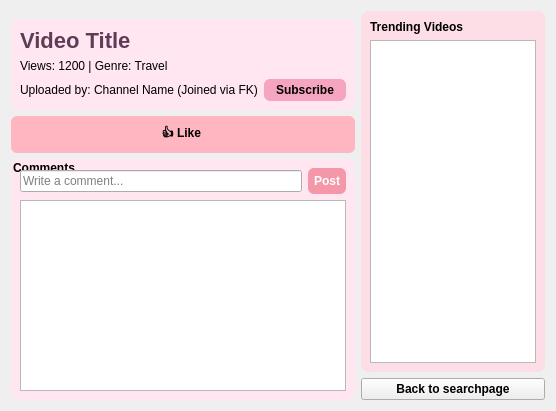
<?xml version="1.0" encoding="UTF-8"?>
<ui version="4.0">
 <class>VideoDetailsPage</class>
 <widget class="QWidget" name="VideoDetailsPage">
  <property name="geometry">
   <rect>
    <x>0</x>
    <y>0</y>
    <width>556</width>
    <height>411</height>
   </rect>
  </property>
  <property name="windowTitle">
   <string>Video Details - VibeTube</string>
  </property>
  <layout class="QHBoxLayout" name="mainLayout">
   <item>
    <layout class="QVBoxLayout" name="leftPanel" stretch="0,0,1">
     <item>
      <widget class="QGroupBox" name="groupVideoInfo">
       <property name="styleSheet">
        <string notr="true">QGroupBox { background-color: #ffe6f0; border-radius: 8px; margin-top: 8px;color: black;  }</string>
       </property>
       <property name="title">
        <string/>
       </property>
       <layout class="QVBoxLayout" name="videoInfoLayout">
        <item>
         <widget class="QLabel" name="lblTitle">
          <property name="styleSheet">
           <string notr="true">font-size: 22px; font-weight: bold; color: #5e3c58;</string>
          </property>
          <property name="text">
           <string>Video Title </string>
          </property>
         </widget>
        </item>
        <item>
         <widget class="QLabel" name="lblViews">
          <property name="text">
           <string>Views: 1200 | Genre: Travel</string>
          </property>
         </widget>
        </item>
        <item>
         <layout class="QHBoxLayout" name="uploaderLayout">
          <item>
           <widget class="QLabel" name="lblUploader">
            <property name="text">
             <string>Uploaded by: Channel Name (Joined via FK)</string>
            </property>
           </widget>
          </item>
          <item>
           <widget class="QPushButton" name="btnSubscribe">
            <property name="styleSheet">
             <string notr="true">background-color: #f6a5c0; padding: 4px 12px; border-radius: 6px; font-weight: bold;</string>
            </property>
            <property name="text">
             <string>Subscribe</string>
            </property>
           </widget>
          </item>
         </layout>
        </item>
       </layout>
      </widget>
     </item>
     <item>
      <layout class="QHBoxLayout" name="actionsLayout">
       <item>
        <widget class="QPushButton" name="btnLike">
         <property name="styleSheet">
          <string notr="true">background-color: #ffb6c1; padding: 8px 15px; border-radius: 6px; font-weight: bold;</string>
         </property>
         <property name="text">
          <string>👍 Like </string>
         </property>
        </widget>
       </item>
      </layout>
     </item>
     <item>
      <widget class="QGroupBox" name="groupComments">
       <property name="font">
        <font>
         <weight>75</weight>
         <bold>true</bold>
        </font>
       </property>
       <property name="styleSheet">
        <string notr="true">QGroupBox { background-color: #ffe6f0; border-radius: 8px; }</string>
       </property>
       <property name="title">
        <string>Comments</string>
       </property>
       <layout class="QVBoxLayout" name="commentsLayout">
        <item>
         <layout class="QHBoxLayout" name="commentInputLayout">
          <item>
           <widget class="QLineEdit" name="txtComment">
            <property name="placeholderText">
             <string>Write a comment...</string>
            </property>
           </widget>
          </item>
          <item>
           <widget class="QPushButton" name="btnPostComment">
            <property name="styleSheet">
             <string notr="true">background-color: #f497a8; color: white; padding: 6px; border-radius: 6px; font-weight: bold;</string>
            </property>
            <property name="text">
             <string>Post</string>
            </property>
           </widget>
          </item>
         </layout>
        </item>
        <item>
         <widget class="QListWidget" name="listComments"/>
        </item>
       </layout>
      </widget>
     </item>
    </layout>
   </item>
   <item>
    <layout class="QVBoxLayout" name="rightPanel">
     <item>
      <widget class="QGroupBox" name="trending_box">
       <property name="font">
        <font>
         <pointsize>10</pointsize>
         <weight>75</weight>
         <bold>true</bold>
        </font>
       </property>
       <property name="styleSheet">
        <string notr="true">QGroupBox { background-color: #fddde6; border-radius: 8px; }</string>
       </property>
       <property name="title">
        <string/>
       </property>
       <layout class="QVBoxLayout" name="suggestedLayout">
        <item>
         <widget class="QLabel" name="trending_lbl">
          <property name="font">
           <font>
            <weight>75</weight>
            <bold>true</bold>
           </font>
          </property>
          <property name="text">
           <string>Trending Videos</string>
          </property>
         </widget>
        </item>
        <item>
         <widget class="QListWidget" name="list_trending">
          <property name="maximumSize">
           <size>
            <width>4456</width>
            <height>1234</height>
           </size>
          </property>
         </widget>
        </item>
       </layout>
      </widget>
     </item>
     <item>
      <widget class="QPushButton" name="back_video">
       <property name="font">
        <font>
         <weight>75</weight>
         <bold>true</bold>
        </font>
       </property>
       <property name="text">
        <string>Back to searchpage</string>
       </property>
      </widget>
     </item>
    </layout>
   </item>
  </layout>
 </widget>
 <resources/>
 <connections/>
</ui>
